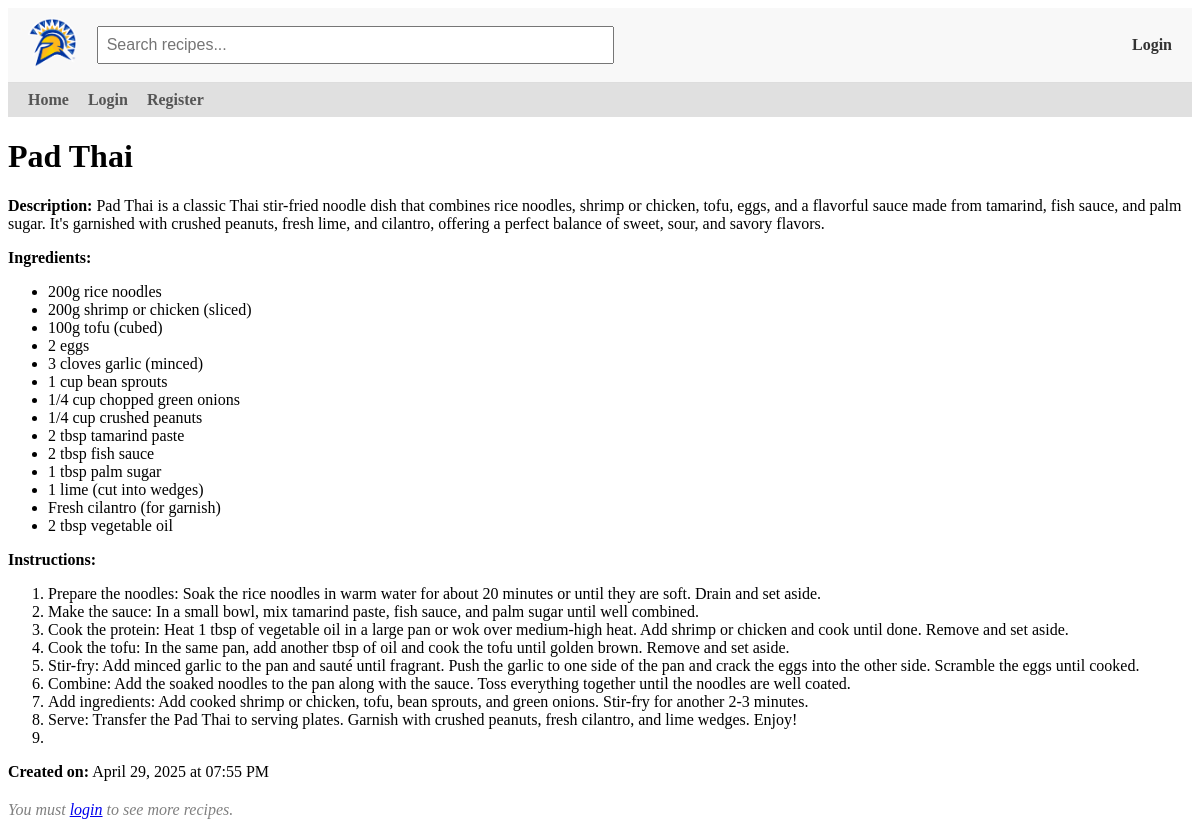
/recipe/3, run on the app's committed database.
### models.py (models this page shows)
class Recipe(db.Model):
    id = db.Column(db.Integer, primary_key=True)
    title = db.Column(db.String(100), nullable=False)
    description = db.Column(db.Text, nullable=False)
    ingredients = db.Column(db.Text, nullable=True)
    instructions = db.Column(db.Text, nullable=True)
    created = db.Column(db.DateTime, default=get_local_time)
    user_id = db.Column(db.Integer, db.ForeignKey('user.id'), nullable=False)
    user = db.relationship('User', backref=db.backref('user_recipes', lazy=True))

### app.py (the view)
@app.route('/recipe/<int:id>')
def recipe_details(id):
    recipe = Recipe.query.get_or_404(id)
    return render_template('recipe_details.html', recipe=recipe)

### app.py (called while the page is built)
@app.context_processor
def inject_user():
    return dict(current_user=current_user)

### templates/recipe_details.html (shortened to what this page needs)
{% extends "base.html" %}
{% block content %}
    <h1>{{ recipe.title }}</h1>
    <p><strong>Description:</strong> {{ recipe.description }}</p>
    {% if recipe.ingredients %}
    <p><strong>Ingredients:</strong></p>
    <ul>
        {% for ingredient in recipe.ingredients.split('\n') %}
            <li>{{ ingredient }}</li>
        {% endfor %}
    </ul>
    {% endif %}
    {% if recipe.instructions %}
    <p><strong>Instructions:</strong></p>
    <ol>
        {% for instruction in recipe.instructions.split('\n') %}
            <li>{{ instruction }}</li>
        {% endfor %}
    </ol>
    {% endif %}
    <p><strong>Created on:</strong> {{ recipe.created.strftime('%B %d, %Y at %I:%M %p') }}</p>
    {% if current_user.is_authenticated %}
        {% if current_user.id == recipe.user.id %}
            <form action="{{ url_for('delete_recipe', id=recipe.id) }}" method="POST" style="display:inline;">
                <button type="submit">Delete Recipe</button>
            </form>
            <nav>
                <ul>
                    <li><a href="{{ url_for('recipes') }}">Back to Recipes</a></li>
                    <li><a href="{{ url_for('logout') }}">Logout</a></li>
                </ul>
             </nav>
    {% else %}
            <nav>
                <ul>
                    <li><a href="{{ url_for('user_recipes', user_id=recipe.user.id) }}">See more recipes from {{ recipe.user.username }}</a></li>
                    <li><a href="{{ url_for('logout') }}">Logout</a></li>
                </ul>
            </nav>
        {% endif %}
{% else %}
    <p style="margin-top: 20px; font-style: italic; color: gray;">
        You must <a href="{{ url_for('login') }}">login</a> to see more recipes.
    </p>
{% endif %}
{% endblock %}

### data on the page
Recipe: title "Pad Thai", description "Pad Thai is a classic Thai stir-fried noodle dish that combines rice noodles, shrimp or chicken, tofu, eggs, and a flavorful sauce made from tamarind, fish sauce, and palm sugar. It's garnished with crushed peanuts, fresh lime, and cilantro, offering a perfect balance of sweet, sour, and savory flavors.", created "April 29, 2025 at 07:55 PM"

### other printed values
{{ ingredient }} "200g rice noodles" "200g shrimp or chicken (sliced)" "100g tofu (cubed)" "2 eggs" "3 cloves garlic (minced)" "1 cup bean sprouts" "1/4 cup chopped green onions" "1/4 cup crushed peanuts" "2 tbsp tamarind paste" "2 tbsp fish sauce" "1 tbsp palm sugar" "1 lime (cut into wedges)" "Fresh cilantro (for garnish)" "2 tbsp vegetable oil"
{{ instruction }} "Prepare the noodles: Soak the rice noodles in warm water for about 20 minutes or until they are soft. Drain and set aside." "Make the sauce: In a small bowl, mix tamarind paste, fish sauce, and palm sugar until well combined." "Cook the protein: Heat 1 tbsp of vegetable oil in a large pan or wok over medium-high heat. Add shrimp or chicken and cook until done. Remove and set aside." "Cook the tofu: In the same pan, add another tbsp of oil and cook the tofu until golden brown. Remove and set aside." "Stir-fry: Add minced garlic to the pan and sauté until fragrant. Push the garlic to one side of the pan and crack the eggs into the other side. Scramble the eggs until cooked." "Combine: Add the soaked noodles to the pan along with the sauce. Toss everything together until the noodles are well coated." "Add ingredients: Add cooked shrimp or chicken, tofu, bean sprouts, and green onions. Stir-fry for another 2-3 minutes." "Serve: Transfer the Pad Thai to serving plates. Garnish with crushed peanuts, fresh cilantro, and lime wedges. Enjoy!"
